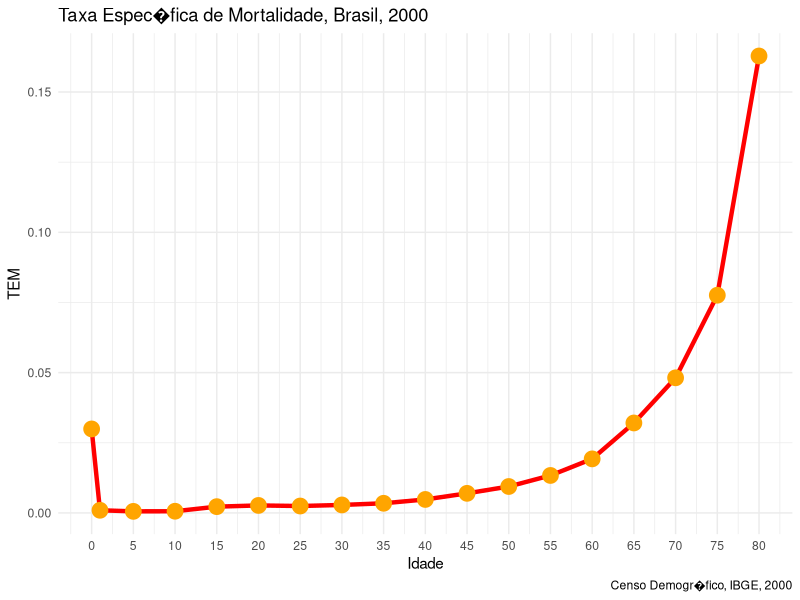
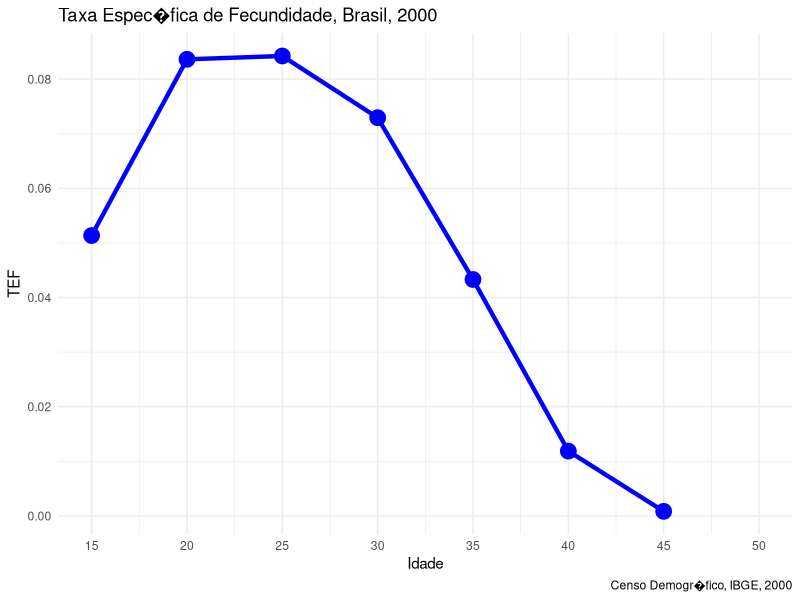

Write R code to recreate these figures, in order.
library(tidyverse)

aula<-read.csv('Rstudio/popu.csv', sep = ';', header = T)

#View(aula)
  
#print(names(aula))


TBM=(sum(aula$obito)/sum(aula$pop2000))*1000
#TBM     #Interprete o resultado


# Taxa espec�fica de mortalidade

aula$TEM=aula$obito/aula$pop2000 
aula$TEM #Interprete

#Fazendo o gr�fico da TEM com um fundo mais limpo

f1=ggplot(data = aula, 
         aes(x = Idade, y = TEM))+
         geom_line(colour = "red", size=1.5)+
         geom_point(colour="orange", size=5)+
         scale_x_continuous(limits = c(0,80), breaks =scales::breaks_width(5))+ 
         theme_minimal()+
         labs(title="Taxa Espec�fica de Mortalidade, Brasil, 2000",
         y = "TEM", caption = "Censo Demogr�fico, IBGE, 2000")
f1

# No Datasus encontre os �bitos de menores de 1 ano e a informa��o de nascidos vivos

#C�lculo da Taxa de Mortalidade Infantil

obt=68199
nv=3206761
TMI=obt/nv*1000
TMI

# Taxa de mortalidade proporcional por doen�as cardiovasculares
# (no DATASUS encontre o n�mero de �bitos por doen�as cardiovasculares-Cap�tulo IX)
# Datasus: http://tabnet.datasus.gov.br/cgi/deftohtm.exe?sim/cnv/obt10uf.def

obt_cardio=260603
obt_cardio
total_obitos=sum(aula$obito)
total_obitos

mort_prop=obt_cardio/total_obitos*100
mort_prop # Interprete os resultados

# Calcule a taxa de mortalidade espec�fica por causas externas (cap�tulo XX).
# Datasus: http://tabnet.datasus.gov.br/cgi/deftohtm.exe?sim/cnv/obt10uf.def

obt_causasext=118397
pop_total=sum(aula$pop2000)
pop_total

TEMext=obt_causasext/pop_total*100000
TEMext # Interprete os resultados

# No site do IBGE encontre a esperan�a de vida para o Brasil em 2000 e 2010 e interprete o resultado.
# N�o vamos aprender calcular/decompor a t�bua de vida neste curso.

#Lendo o banco de dados de fecundidade, calcule para o Brasil em 2000 os seguintes indicadores.

fec=read.csv('Rstudio/facun.csv', sep=";", header = T)
View(fec)
names(fec)

# Taxa Bruta de Natalidade - TBN

NV=3206761 #J� tinha sido calculado na parte componente mortalidade para o indicador TMI
NV

pop_total

TBN=NV/pop_total*1000
TBN   #Interprete o indicador

# Taxa Espec�fica de Fecundidade - TEF

fec$TEF=fec$NV/fec$Popf
fec$TEF #Interprete

#Fazendo o gr�fico da TEF com um fundo mais limpo. Mesma l�gica do de cima.

f2=ggplot(data = fec, 
       aes(x = Idade, y = TEF))+
  geom_line(colour = "blue", size=1.5)+
  geom_point(colour="blue", size=5)+
  #ajustando o eixo x
  scale_x_continuous(limits = c(15,50), breaks =scales::breaks_width(5))+ 
  #mudando o fundo
  theme_minimal()+
  #colocando o titulo nos eixos, do gr�fico e a fonte
  labs(title="Taxa Espec�fica de Fecundidade, Brasil, 2000",
       y = "TEF",
       caption = "Censo Demogr�fico, IBGE, 2000")
print(f2)


# Taxa de Fecundidade Total 

TFT=sum(fec$TEF)*5
TFT

# Idade M�dia da Fecundidade (explicar esse indicador. Achei mais pr�tico na aula em R)
# IMF=  (sum (TEFi*ponto m�dio intervalo de idade))/(sum(TEF15-49))

fec$ponto_medio=fec$Idade+2.581

IMF=(sum(fec$ponto_medio*fec$TEF))/(sum(fec$TEF))
print(IMF) #Interprete
